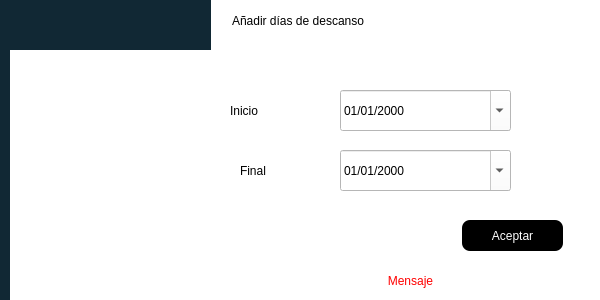
<?xml version="1.0" encoding="UTF-8"?>
<ui version="4.0">
 <class>insert_daysOfRestW</class>
 <widget class="QDialog" name="insert_daysOfRestW">
  <property name="windowModality">
   <enum>Qt::ApplicationModal</enum>
  </property>
  <property name="geometry">
   <rect>
    <x>0</x>
    <y>0</y>
    <width>600</width>
    <height>300</height>
   </rect>
  </property>
  <property name="minimumSize">
   <size>
    <width>600</width>
    <height>300</height>
   </size>
  </property>
  <property name="maximumSize">
   <size>
    <width>600</width>
    <height>300</height>
   </size>
  </property>
  <property name="windowTitle">
   <string>Añadir</string>
  </property>
  <property name="styleSheet">
   <string notr="true">background-color: rgb(255, 255, 255);</string>
  </property>
  <widget class="QPushButton" name="btnAceptar6">
   <property name="geometry">
    <rect>
     <x>462</x>
     <y>220</y>
     <width>101</width>
     <height>31</height>
    </rect>
   </property>
   <property name="cursor">
    <cursorShape>OpenHandCursor</cursorShape>
   </property>
   <property name="styleSheet">
    <string notr="true">font: 14pt &quot;Arial&quot;;
background-color: rgb(0, 0, 0);
color: rgb(255, 255, 255);


border-radius:8px</string>
   </property>
   <property name="text">
    <string>Aceptar</string>
   </property>
  </widget>
  <widget class="QDateEdit" name="dateEdit1">
   <property name="geometry">
    <rect>
     <x>340</x>
     <y>90</y>
     <width>171</width>
     <height>41</height>
    </rect>
   </property>
   <property name="styleSheet">
    <string notr="true">background-color: rgb(255, 255, 255);
color: rgb(0, 0, 0);
font: 700 9pt &quot;Segoe UI&quot;;</string>
   </property>
   <property name="displayFormat">
    <string>dd/MM/yyyy</string>
   </property>
   <property name="calendarPopup">
    <bool>true</bool>
   </property>
  </widget>
  <widget class="QLabel" name="lblMensaje7">
   <property name="geometry">
    <rect>
     <x>220</x>
     <y>270</y>
     <width>381</width>
     <height>21</height>
    </rect>
   </property>
   <property name="styleSheet">
    <string notr="true">color: rgb(255, 0, 0);
font: 14pt &quot;Arial&quot;;</string>
   </property>
   <property name="text">
    <string>Mensaje</string>
   </property>
   <property name="alignment">
    <set>Qt::AlignCenter</set>
   </property>
  </widget>
  <widget class="QLabel" name="label_3">
   <property name="geometry">
    <rect>
     <x>232</x>
     <y>0</y>
     <width>231</width>
     <height>41</height>
    </rect>
   </property>
   <property name="styleSheet">
    <string notr="true">font: 900 14pt &quot;Segoe UI Black&quot;;</string>
   </property>
   <property name="text">
    <string>Añadir días de descanso</string>
   </property>
  </widget>
  <widget class="QLabel" name="label_4">
   <property name="geometry">
    <rect>
     <x>230</x>
     <y>90</y>
     <width>61</width>
     <height>41</height>
    </rect>
   </property>
   <property name="styleSheet">
    <string notr="true">font: 900 14pt &quot;Segoe UI Black&quot;;</string>
   </property>
   <property name="text">
    <string>Inicio</string>
   </property>
  </widget>
  <widget class="QLabel" name="label_5">
   <property name="geometry">
    <rect>
     <x>240</x>
     <y>150</y>
     <width>61</width>
     <height>41</height>
    </rect>
   </property>
   <property name="styleSheet">
    <string notr="true">font: 900 14pt &quot;Segoe UI Black&quot;;</string>
   </property>
   <property name="text">
    <string>Final</string>
   </property>
  </widget>
  <widget class="QDateEdit" name="dateEdit_2">
   <property name="geometry">
    <rect>
     <x>340</x>
     <y>150</y>
     <width>171</width>
     <height>41</height>
    </rect>
   </property>
   <property name="styleSheet">
    <string notr="true">background-color: rgb(255, 255, 255);
color: rgb(0, 0, 0);
font: 700 9pt &quot;Segoe UI&quot;;</string>
   </property>
   <property name="displayFormat">
    <string>dd/MM/yyyy</string>
   </property>
   <property name="calendarPopup">
    <bool>true</bool>
   </property>
  </widget>
  <widget class="QLabel" name="label">
   <property name="geometry">
    <rect>
     <x>0</x>
     <y>0</y>
     <width>211</width>
     <height>301</height>
    </rect>
   </property>
   <property name="styleSheet">
    <string notr="true">background-color: rgb(17, 40, 52);</string>
   </property>
   <property name="text">
    <string/>
   </property>
   <property name="pixmap">
    <pixmap>../images/orca.png</pixmap>
   </property>
  </widget>
  <widget class="QLabel" name="label_8">
   <property name="geometry">
    <rect>
     <x>10</x>
     <y>50</y>
     <width>201</width>
     <height>251</height>
    </rect>
   </property>
   <property name="text">
    <string/>
   </property>
   <property name="pixmap">
    <pixmap>../images/orca.png</pixmap>
   </property>
   <property name="scaledContents">
    <bool>true</bool>
   </property>
  </widget>
 </widget>
 <resources/>
 <connections/>
</ui>
